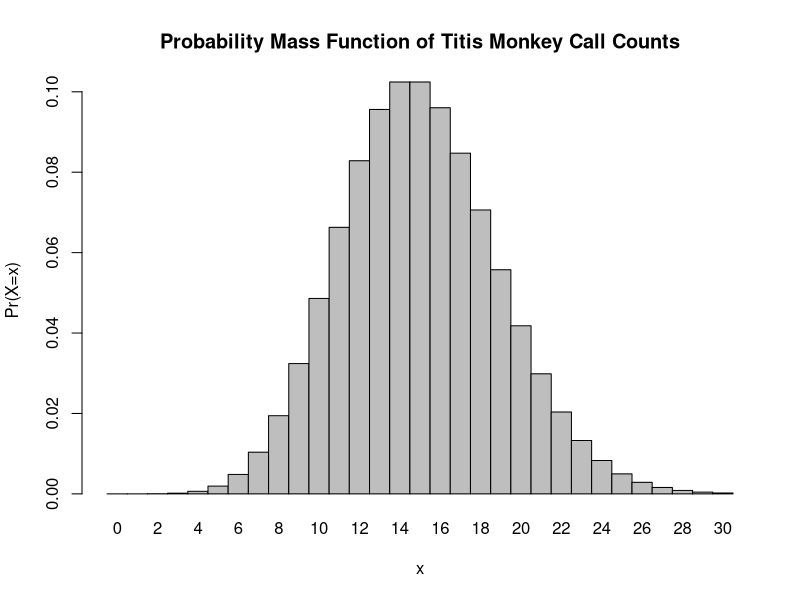
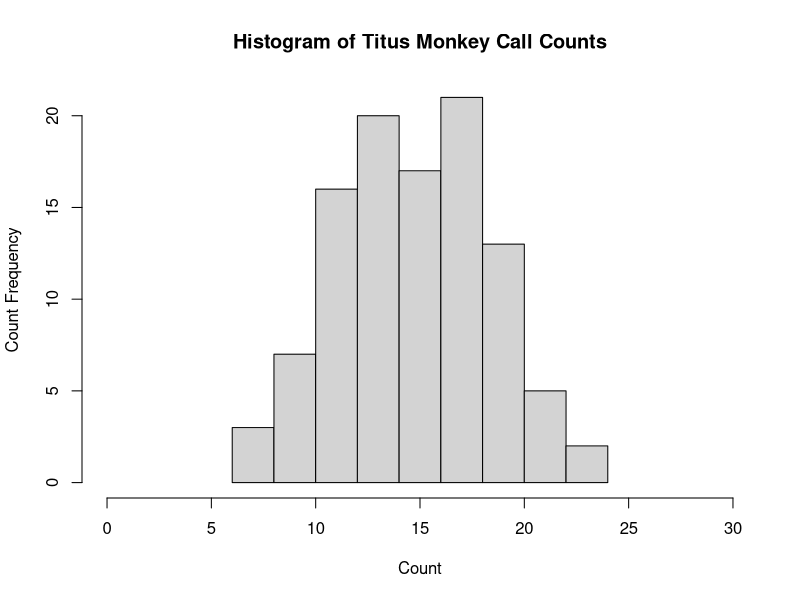

Here is the R script that generated these plots, in order:
## ---- chunk 1
1-ppois(q=8, lambda=15) #specifying q as 8 because we want MORE than (not including) 8. If it was more than or equal to 8 we would argue q as the realization one step down (aka 7)
## ---- chunk 2
dpois(x=0, lambda=15) #if we rounded it to significant decimal places it would be 0% chance. 
## ---- chunk 3
dpois(3,15)
## ---- chunk 4
barplot(height=dpois(0:30,15), space=0, names.arg = 0:30, ylab = "Pr(X=x)", xlab='x', main= "Probability Mass Function of Titis Monkey Call Counts") 
# height = a vector to describe the bars of the plot. We use the dpois to calculate a vector of probability mass values for the counts 0 through 30 inclusive. 
#ylim is set from 0 to 1 because a probability must be within that range 
#names.arg is specifying the individual bar labels. In this case our count realizations (a sequence from 0-30)
## ---- chunk 5
set.seed(1) 
#use set seed to retain the exact random generation. 
rpois(n=104,15) 
#n argument for the rpois is indicating the number of variates you want to generate. #second argument is still the lambda value. 
## ---- chunk 6
set.seed(1)
#calling set.seed to generate the same data to plot as was generated in the previous exercise
x <- rpois(n=104,15) 
#assigning the data to a random variable x to plug into the hist data argument
hist(x,xlim= c(0,30), main = "Histogram of Titus Monkey Call Counts", xlab= 'Count', ylab = 'Count Frequency')
